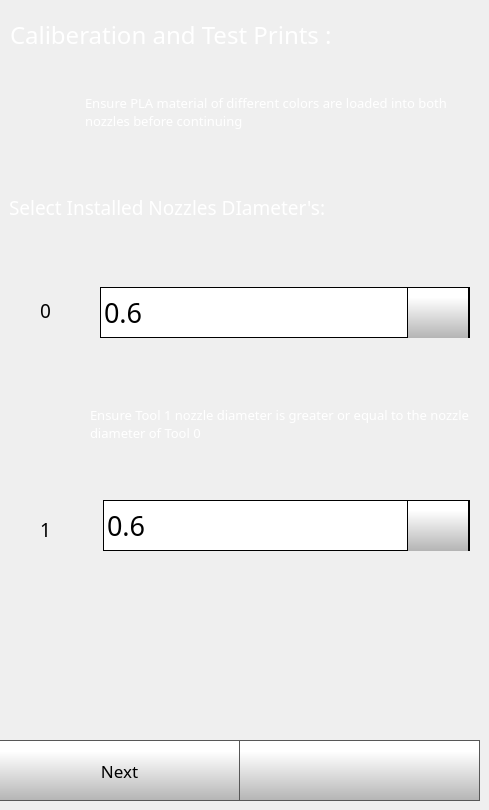
    <widget class="QWidget" name="testPrintsPage1">
     <widget class="QLabel" name="calibrateLabel_2">
      <property name="geometry">
       <rect>
        <x>10</x>
        <y>19</y>
        <width>469</width>
        <height>31</height>
       </rect>
      </property>
      <property name="font">
       <font>
        <family>Gotham</family>
        <pointsize>18</pointsize>
        <weight>50</weight>
        <bold>false</bold>
       </font>
      </property>
      <property name="styleSheet">
       <string notr="true">color: rgb(255, 255, 255);</string>
      </property>
      <property name="text">
       <string>Caliberation and Test Prints :</string>
      </property>
     </widget>
     <widget class="QComboBox" name="testPrintsTool0SizeComboBox">
      <property name="geometry">
       <rect>
        <x>100</x>
        <y>287</y>
        <width>370</width>
        <height>51</height>
       </rect>
      </property>
      <property name="font">
       <font>
        <family>Gotham</family>
        <pointsize>20</pointsize>
       </font>
      </property>
      <property name="styleSheet">
       <string notr="true"> QScrollBar:vertical {
     border: 1px solid black;
border-radius: 5px;
    background-color: rgb(40,40,40);
     width: 60px;
     margin: 67px 0 67px 0;
 }

/* Sets up the color and height of handle */
QScrollBar::handle:vertical {
border-radius: 5px;
background: qlineargradient(spread:pad, x1:0, y1:1, x2:0, y2:0.188, stop:0 rgba(180, 180, 180, 255), stop:1 rgba(255, 255, 255, 255));
min-height: 7px;
}


QScrollBar::add-line:vertical {
     border: 1px solid black;
background: qlineargradient(spread:pad, x1:0, y1:1, x2:0, y2:0.188, stop:0 rgba(180, 180, 180, 255), stop:1 rgba(255, 255, 255, 255));
     height:65px;
border-radius: 5px;
     subcontrol-position: bottom;
     subcontrol-origin: margin;
 }

 QScrollBar::sub-line:vertical {
     border: 1px solid black;
background: qlineargradient(spread:pad, x1:0, y1:1, x2:0, y2:0.188, stop:0 rgba(180, 180, 180, 255), stop:1 rgba(255, 255, 255, 255));
     height: 65px;
border-radius: 5px;
     subcontrol-position: top;
     subcontrol-origin: margin;
 }

QScrollBar::up-arrow:vertical {
 image: url(./templates/img/arrows.png);
    width: 40px;
    height: 40px;
 padding: 5px;
 }
QScrollBar::down-arrow:vertical {
 image: url(./templates/img/arrows-5.png);
    width: 40px;
    height: 40px;
 padding: 5px;
 }

/* need this to get rid of crosshatching on scrollbar background */
QScrollBar::add-page:vertical, QScrollBar::sub-page:vertical {
background: none;
}

QComboBox {
border: 1px solid black;
    padding: 0px 18px 0px 3px;
    min-width: 6em;

}

QComboBox::item {
	color: rgb(255, 255, 255);
}

QComboBox:editable {
    background: white;
}

QComboBox:!editable, QComboBox::drop-down:editable {
background: white;
}

/* QComboBox gets the &quot;on&quot; state when the popup is open */
QComboBox:!editable:on, QComboBox::drop-down:editable:on {
background: white;
}


QComboBox::drop-down {
border-left: 1px solid black;
border-right: 1px solid black;
	background-color: qlineargradient(spread:pad, x1:0, y1:1, x2:0, y2:0.188, stop:0 rgba(180, 180, 180, 255), stop:1 rgba(255, 255, 255, 255));
    width: 60px;
     height: 50px;

}

QComboBox::down-arrow {

image: url(./templates/img/arrows-5.png);
width: 30px;
height: 30px;

}


QComboBox QAbstractItemView {
    selection-background-color: rgb(40, 40, 40);
    background: white;
}</string>
      </property>
      <property name="editable">
       <bool>false</bool>
      </property>
      <property name="maxVisibleItems">
       <number>8</number>
      </property>
      <property name="iconSize">
       <size>
        <width>30</width>
        <height>30</height>
       </size>
      </property>
      <item>
       <property name="text">
        <string>0.6</string>
       </property>
      </item>
      <item>
       <property name="text">
        <string>0.4</string>
       </property>
      </item>
      <item>
       <property name="text">
        <string>0.8</string>
       </property>
      </item>
     </widget>
     <widget class="QComboBox" name="testPrintsTool1SizeComboBox">
      <property name="geometry">
       <rect>
        <x>103</x>
        <y>500</y>
        <width>367</width>
        <height>51</height>
       </rect>
      </property>
      <property name="font">
       <font>
        <family>Gotham</family>
        <pointsize>20</pointsize>
       </font>
      </property>
      <property name="styleSheet">
       <string notr="true"> QScrollBar:vertical {
     border: 1px solid black;
border-radius: 5px;
    background-color: rgb(40,40,40);
     width: 60px;
     margin: 67px 0 67px 0;
 }

/* Sets up the color and height of handle */
QScrollBar::handle:vertical {
border-radius: 5px;
background: qlineargradient(spread:pad, x1:0, y1:1, x2:0, y2:0.188, stop:0 rgba(180, 180, 180, 255), stop:1 rgba(255, 255, 255, 255));
min-height: 7px;
}


QScrollBar::add-line:vertical {
     border: 1px solid black;
background: qlineargradient(spread:pad, x1:0, y1:1, x2:0, y2:0.188, stop:0 rgba(180, 180, 180, 255), stop:1 rgba(255, 255, 255, 255));
     height:65px;
border-radius: 5px;
     subcontrol-position: bottom;
     subcontrol-origin: margin;
 }

 QScrollBar::sub-line:vertical {
     border: 1px solid black;
background: qlineargradient(spread:pad, x1:0, y1:1, x2:0, y2:0.188, stop:0 rgba(180, 180, 180, 255), stop:1 rgba(255, 255, 255, 255));
     height: 65px;
border-radius: 5px;
     subcontrol-position: top;
     subcontrol-origin: margin;
 }

QScrollBar::up-arrow:vertical {
 image: url(./templates/img/arrows.png);
    width: 40px;
    height: 40px;
 padding: 5px;
 }
QScrollBar::down-arrow:vertical {
 image: url(./templates/img/arrows-5.png);
    width: 40px;
    height: 40px;
 padding: 5px;
 }

/* need this to get rid of crosshatching on scrollbar background */
QScrollBar::add-page:vertical, QScrollBar::sub-page:vertical {
background: none;
}

QComboBox {
border: 1px solid black;
    padding: 0px 18px 0px 3px;
    min-width: 6em;

}

QComboBox::item {
	color: rgb(255, 255, 255);
}

QComboBox:editable {
    background: white;
}

QComboBox:!editable, QComboBox::drop-down:editable {
background: white;
}

/* QComboBox gets the &quot;on&quot; state when the popup is open */
QComboBox:!editable:on, QComboBox::drop-down:editable:on {
background: white;
}


QComboBox::drop-down {
border-left: 1px solid black;
border-right: 1px solid black;
	background-color: qlineargradient(spread:pad, x1:0, y1:1, x2:0, y2:0.188, stop:0 rgba(180, 180, 180, 255), stop:1 rgba(255, 255, 255, 255));
    width: 60px;
     height: 50px;

}

QComboBox::down-arrow {

image: url(./templates/img/arrows-5.png);
width: 30px;
height: 30px;

}


QComboBox QAbstractItemView {
    selection-background-color: rgb(40, 40, 40);
    background: white;
}</string>
      </property>
      <property name="editable">
       <bool>false</bool>
      </property>
      <property name="maxVisibleItems">
       <number>8</number>
      </property>
      <property name="iconSize">
       <size>
        <width>30</width>
        <height>30</height>
       </size>
      </property>
      <item>
       <property name="text">
        <string>0.6</string>
       </property>
      </item>
      <item>
       <property name="text">
        <string>0.4</string>
       </property>
      </item>
      <item>
       <property name="text">
        <string>0.8</string>
       </property>
      </item>
     </widget>
     <widget class="QLabel" name="tool0Label_2">
      <property name="geometry">
       <rect>
        <x>31</x>
        <y>288</y>
        <width>50</width>
        <height>50</height>
       </rect>
      </property>
      <property name="font">
       <font>
        <family>Gotham Medium</family>
        <pointsize>14</pointsize>
        <weight>50</weight>
        <bold>false</bold>
        <underline>false</underline>
        <strikeout>false</strikeout>
       </font>
      </property>
      <property name="styleSheet">
       <string notr="true">
   color:  white;</string>
      </property>
      <property name="text">
       <string/>
      </property>
      <property name="pixmap">
       <pixmap>templates/img/Nozzle.png</pixmap>
      </property>
      <property name="scaledContents">
       <bool>true</bool>
      </property>
     </widget>
     <widget class="QLabel" name="tool0TargetTemperature_5">
      <property name="geometry">
       <rect>
        <x>10</x>
        <y>300</y>
        <width>41</width>
        <height>21</height>
       </rect>
      </property>
      <property name="font">
       <font>
        <family>Gotham</family>
        <pointsize>14</pointsize>
        <weight>50</weight>
        <bold>false</bold>
        <underline>false</underline>
        <strikeout>false</strikeout>
       </font>
      </property>
      <property name="styleSheet">
       <string notr="true">
   color:  black;
background-color: rgba(255, 255, 255, 0);</string>
      </property>
      <property name="text">
       <string>0</string>
      </property>
      <property name="alignment">
       <set>Qt::AlignRight|Qt::AlignTrailing|Qt::AlignVCenter</set>
      </property>
     </widget>
     <widget class="QLabel" name="tool1Label_2">
      <property name="geometry">
       <rect>
        <x>30</x>
        <y>506</y>
        <width>50</width>
        <height>50</height>
       </rect>
      </property>
      <property name="font">
       <font>
        <family>Gotham Medium</family>
        <pointsize>14</pointsize>
        <weight>50</weight>
        <bold>false</bold>
        <underline>false</underline>
        <strikeout>false</strikeout>
       </font>
      </property>
      <property name="styleSheet">
       <string notr="true">
   color:  white;</string>
      </property>
      <property name="text">
       <string/>
      </property>
      <property name="pixmap">
       <pixmap>templates/img/Nozzle.png</pixmap>
      </property>
      <property name="scaledContents">
       <bool>true</bool>
      </property>
     </widget>
     <widget class="QLabel" name="tool0TargetTemperature_6">
      <property name="geometry">
       <rect>
        <x>10</x>
        <y>519</y>
        <width>41</width>
        <height>21</height>
       </rect>
      </property>
      <property name="font">
       <font>
        <family>Gotham</family>
        <pointsize>14</pointsize>
        <weight>50</weight>
        <bold>false</bold>
        <underline>false</underline>
        <strikeout>false</strikeout>
       </font>
      </property>
      <property name="styleSheet">
       <string notr="true">
   color:  black;
background-color: rgba(255, 255, 255, 0);</string>
      </property>
      <property name="text">
       <string>1</string>
      </property>
      <property name="alignment">
       <set>Qt::AlignRight|Qt::AlignTrailing|Qt::AlignVCenter</set>
      </property>
     </widget>
     <widget class="QLabel" name="calibrateLabel_3">
      <property name="geometry">
       <rect>
        <x>9</x>
        <y>192</y>
        <width>465</width>
        <height>31</height>
       </rect>
      </property>
      <property name="font">
       <font>
        <family>Gotham</family>
        <pointsize>14</pointsize>
        <weight>50</weight>
        <bold>false</bold>
       </font>
      </property>
      <property name="styleSheet">
       <string notr="true">color: rgb(255, 255, 255);</string>
      </property>
      <property name="text">
       <string>Select Installed Nozzles DIameter's:</string>
      </property>
     </widget>
     <widget class="QPushButton" name="testPrintsNextButton">
      <property name="geometry">
       <rect>
        <x>-1</x>
        <y>740</y>
        <width>241</width>
        <height>61</height>
       </rect>
      </property>
      <property name="font">
       <font>
        <family>Gotham</family>
        <pointsize>13</pointsize>
       </font>
      </property>
      <property name="styleSheet">
       <string notr="true">QPushButton {
     border: 1px solid rgb(87, 87, 87);
	background-color: qlineargradient(spread:pad, x1:0, y1:1, x2:0, y2:0.188, stop:0 rgba(180, 180, 180, 255), stop:1 rgba(255, 255, 255, 255));


}

QPushButton:pressed {
    background-color: qlineargradient(x1: 0, y1: 0, x2: 0, y2: 1,
                                      stop: 0 #dadbde, stop: 1 #f6f7fa);
}

QPushButton:flat {
    border: none; /* no border for a flat push button */
}

QPushButton:default {
    border-color: navy; /* make the default button prominent */
}

QPushButton:focus {
	outline: none;
}</string>
      </property>
      <property name="text">
       <string>Next</string>
      </property>
      <property name="iconSize">
       <size>
        <width>40</width>
        <height>40</height>
       </size>
      </property>
     </widget>
     <widget class="QPushButton" name="testPrintsBackButton">
      <property name="geometry">
       <rect>
        <x>239</x>
        <y>740</y>
        <width>241</width>
        <height>61</height>
       </rect>
      </property>
      <property name="font">
       <font>
        <family>Gotham</family>
        <pointsize>13</pointsize>
       </font>
      </property>
      <property name="styleSheet">
       <string notr="true">QPushButton {
     border: 1px solid rgb(87, 87, 87);
	background-color: qlineargradient(spread:pad, x1:0, y1:1, x2:0, y2:0.188, stop:0 rgba(180, 180, 180, 255), stop:1 rgba(255, 255, 255, 255));


}

QPushButton:pressed {
    background-color: qlineargradient(x1: 0, y1: 0, x2: 0, y2: 1,
                                      stop: 0 #dadbde, stop: 1 #f6f7fa);
}

QPushButton:flat {
    border: none; /* no border for a flat push button */
}

QPushButton:default {
    border-color: navy; /* make the default button prominent */
}

QPushButton:focus {
	outline: none;
}</string>
      </property>
      <property name="text">
       <string/>
      </property>
      <property name="icon">
       <iconset>
        <normaloff>templates/img/arrows-4.png</normaloff>templates/img/arrows-4.png</iconset>
      </property>
      <property name="iconSize">
       <size>
        <width>40</width>
        <height>40</height>
       </size>
      </property>
     </widget>
     <widget class="QLabel" name="calibrateLabel_4">
      <property name="geometry">
       <rect>
        <x>85</x>
        <y>64</y>
        <width>388</width>
        <height>96</height>
       </rect>
      </property>
      <property name="font">
       <font>
        <family>Gotham</family>
        <pointsize>10</pointsize>
        <weight>50</weight>
        <bold>false</bold>
       </font>
      </property>
      <property name="styleSheet">
       <string notr="true">color: rgb(255, 255, 255);</string>
      </property>
      <property name="text">
       <string>Ensure PLA material of different colors are loaded into both nozzles before continuing </string>
      </property>
      <property name="scaledContents">
       <bool>false</bool>
      </property>
      <property name="wordWrap">
       <bool>true</bool>
      </property>
     </widget>
     <widget class="QLabel" name="tool0Label_3">
      <property name="geometry">
       <rect>
        <x>20</x>
        <y>86</y>
        <width>50</width>
        <height>50</height>
       </rect>
      </property>
      <property name="font">
       <font>
        <family>Gotham Medium</family>
        <pointsize>14</pointsize>
        <weight>50</weight>
        <bold>false</bold>
        <underline>false</underline>
        <strikeout>false</strikeout>
       </font>
      </property>
      <property name="styleSheet">
       <string notr="true">
   color:  white;</string>
      </property>
      <property name="text">
       <string/>
      </property>
      <property name="pixmap">
       <pixmap>templates/img/exclamation-mark.png</pixmap>
      </property>
      <property name="scaledContents">
       <bool>true</bool>
      </property>
     </widget>
     <widget class="QLabel" name="calibrateLabel_8">
      <property name="geometry">
       <rect>
        <x>90</x>
        <y>376</y>
        <width>388</width>
        <height>96</height>
       </rect>
      </property>
      <property name="font">
       <font>
        <family>Gotham</family>
        <pointsize>10</pointsize>
        <weight>50</weight>
        <bold>false</bold>
       </font>
      </property>
      <property name="styleSheet">
       <string notr="true">color: rgb(255, 255, 255);</string>
      </property>
      <property name="text">
       <string>Ensure Tool 1 nozzle diameter is greater or equal to the nozzle diameter of Tool 0</string>
      </property>
      <property name="scaledContents">
       <bool>false</bool>
      </property>
      <property name="wordWrap">
       <bool>true</bool>
      </property>
     </widget>
     <widget class="QLabel" name="tool0Label_5">
      <property name="geometry">
       <rect>
        <x>16</x>
        <y>400</y>
        <width>50</width>
        <height>50</height>
       </rect>
      </property>
      <property name="font">
       <font>
        <family>Gotham Medium</family>
        <pointsize>14</pointsize>
        <weight>50</weight>
        <bold>false</bold>
        <underline>false</underline>
        <strikeout>false</strikeout>
       </font>
      </property>
      <property name="styleSheet">
       <string notr="true">
   color:  white;</string>
      </property>
      <property name="text">
       <string/>
      </property>
      <property name="pixmap">
       <pixmap>templates/img/exclamation-mark.png</pixmap>
      </property>
      <property name="scaledContents">
       <bool>true</bool>
      </property>
     </widget>
    </widget>
